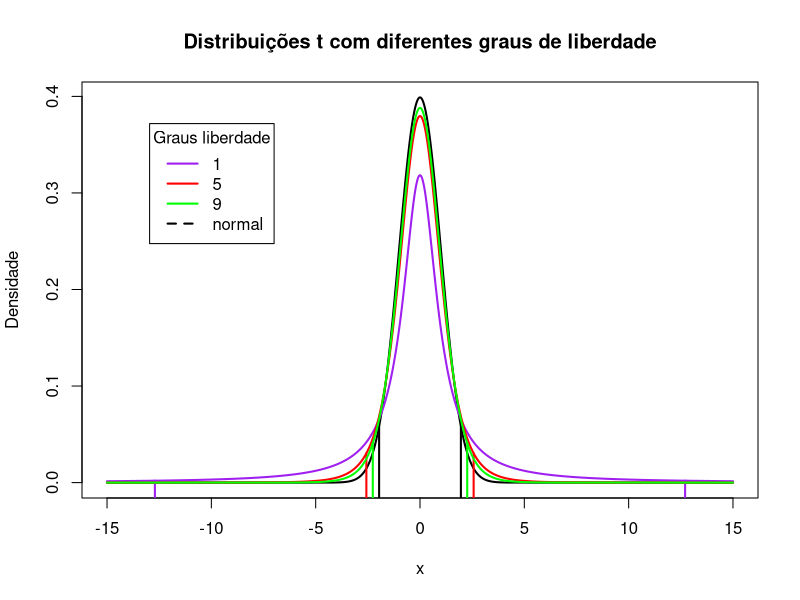

This chart was generated by the following R code:
x <- seq(-15, 15, .01)
normal.curve <- dnorm(x)
df <- c(1, 5, 9)
colors <- c("purple", "red", "green", "black")
labels <- c(df[1], df[2], df[3], "normal")
plot(x, normal.curve, xlab="x", type="l", lwd = 2,
     ylab="Densidade", main="Distribuições t com diferentes graus de liberdade")

xt <- 1.96; yt <- dnorm(xt)
lines(c(xt,xt), c(-1,yt), lwd=2)
lines(c(-xt,-xt), c(-1,yt), lwd=2)


lines(x, dt(x,df[1]), lwd=2, col=colors[1])
xt <- qt(.975,df[1]); yt  <- dt(xt, df[1])
lines(c(xt,xt), c(-1,yt), lwd=2, col=colors[1])
lines(c(-xt,-xt), c(-1,yt), lwd=2, col=colors[1])


lines(x, dt(x,df[2]), lwd=2, col=colors[2])
xt <- qt(.975,df[2]); yt  <- dt(xt, df[2])
lines(c(xt,xt), c(-1,yt), lwd=2, col=colors[2])
lines(c(-xt,-xt), c(-1,yt), lwd=2, col=colors[2])


lines(x, dt(x,df[3]), lwd=2, col=colors[3])
xt <- qt(.975,df[3]); yt  <- dt(xt, df[3])
lines(c(xt,xt), c(-1,yt), lwd=2, col=colors[3])
lines(c(-xt,-xt), c(-1,yt), lwd=2, col=colors[3])


legend("topleft", inset=.1, title="Graus liberdade",
       labels, lwd=2, lty=c(1, 1, 1, 2), col=colors)


# for (i in 1:3){
#  lines(x, dt(x,df[i]), lwd=2, col=colors[i])
#}
